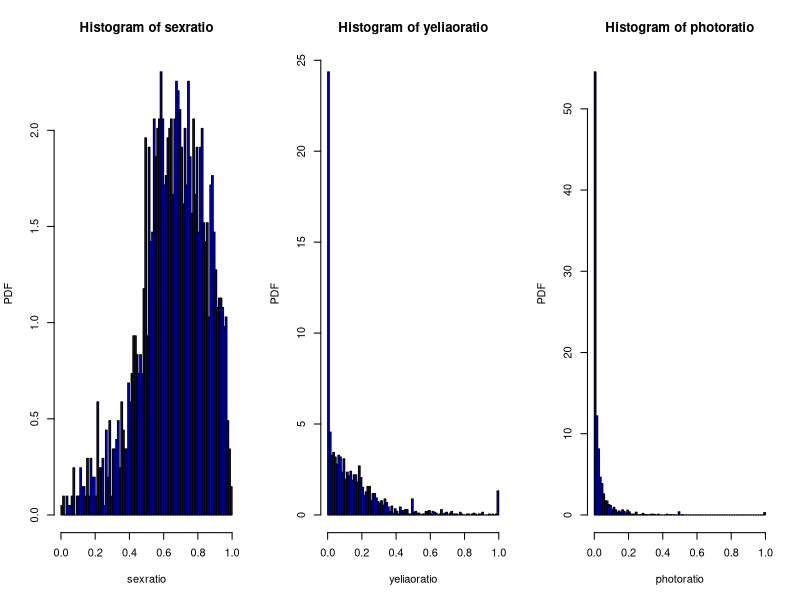
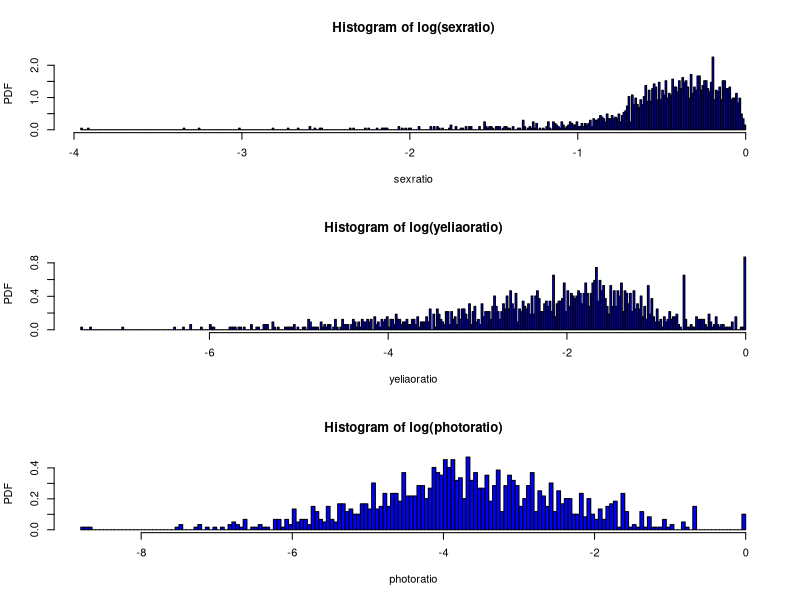

Here is the R script that generated these plots, in order:
# setwd("~/Downloads/课程/博士/大数据分析B/作业/hw1/code")
library(readxl)
data <-  read_excel('data.xlsx')

sexratio = data[[6]]
yeliaoratio = data[[13]]
photoratio = data[[14]]

# draw the epdf of the origin data
png(file="../report/images/41.png", bg="transparent")
layout(matrix(c(1,2,3), 1,3,byrow = TRUE))
hist(sexratio,freq=FALSE,col='blue',breaks=100,xlab='sexratio',ylab='PDF')
hist(yeliaoratio,freq=FALSE,col='blue',breaks=100,xlab='yeliaoratio',ylab='PDF')
hist(photoratio,freq=FALSE,col='blue',breaks=100,xlab='photoratio',ylab='PDF')
dev.off()

# draw the pdf of the log transformation of data
png(file="../report/images/42.png", bg="transparent")
layout(matrix(c(1,2,3), 3,1,byrow = TRUE))
hist(log(sexratio),freq=FALSE,col='blue',breaks=300,xlab='sexratio',ylab='PDF')
hist(log(yeliaoratio),freq=FALSE,col='blue',breaks=300,xlab='yeliaoratio',ylab='PDF')
hist(log(photoratio),freq=FALSE,col='blue',breaks=300,xlab='photoratio',ylab='PDF')
dev.off()

# Normality test
library(nortest)
ad.test(sexratio)
ad.test(yeliaoratio)
ad.test(photoratio)
ad.test(log(sexratio+1e-16))
ad.test(log(yeliaoratio+1e-16))
ad.test(log(photoratio+1e-16))

# homogeneity of variances test
bartlett.test(性别比 ~ 群类别, data)
bartlett.test(夜聊比例 ~ 群类别, data)
bartlett.test(图片比例 ~ 群类别, data)
bartlett.test(log(性别比+1e-16) ~ 群类别, data)
bartlett.test(log(夜聊比例+1e-16) ~ 群类别, data)
bartlett.test(log(图片比例+1e-16) ~ 群类别, data)
